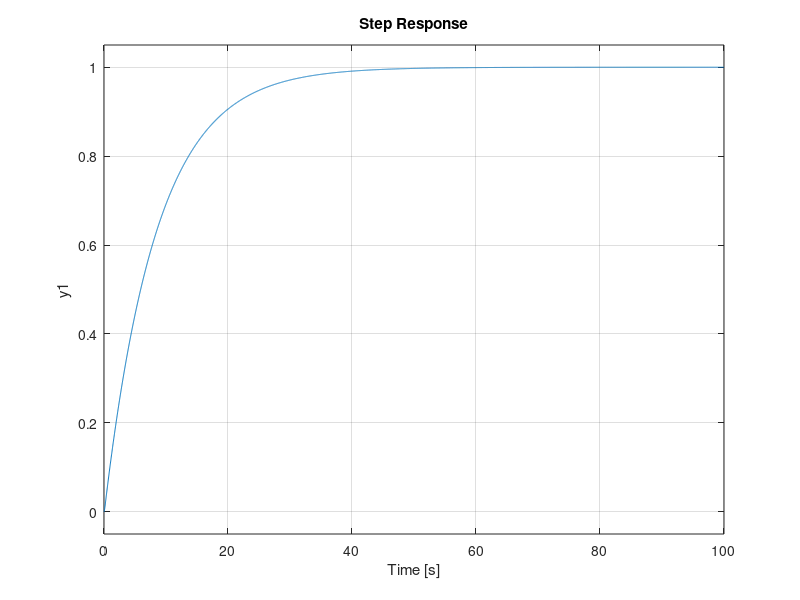
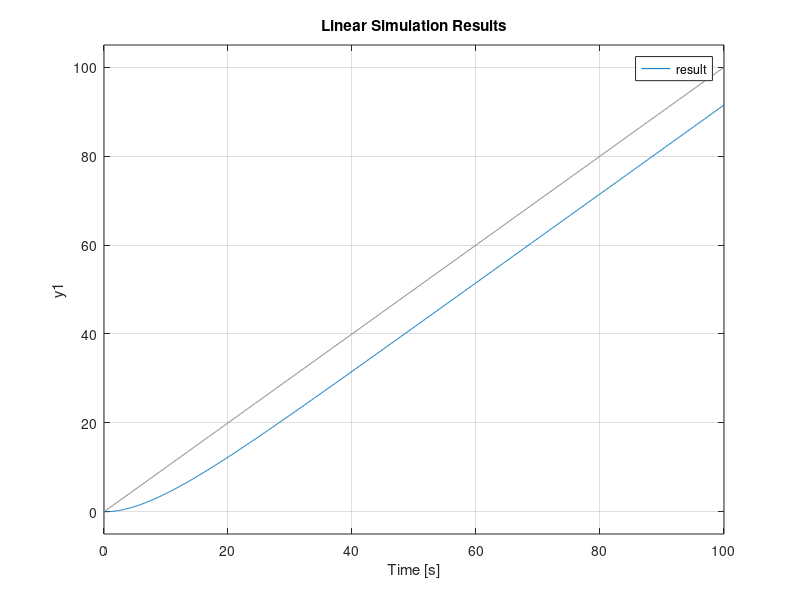

MATLAB code for these plots, in order: (Note: this script raises an error after producing the figures.)
%%

% Author: lucas.gomes and guilherme.oliveira
% Email: lucasgomes.1999@alunos.utfpr.edu.br
% Email: guilherme.1999@alunos.utfpr.edu.br
%
% Calculating the inversor equation transfer 
%

%% Implementation the equation

clc; % Cleaning the command window
clear all; % Cleaning the workspace
close all; % Closing all the others windows

s = tf('s'); % changing s in laplace variable

sys1 = 1/(1*s);
sys2 = 2/(1*s + 3);
sys3 = 3;
sys4 = 4*s;

malha1 = feedback(sys2,sys3);
malha2 = series(sys1,malha1);
malha3 = feedback(malha2,sys4);
result = feedback(malha3,1)
G2 = series(malha3,1)
G3 = series(s,G2)

figure()
step(result,100);

t = 0:0.1:100;

u = t;

figure()
lsim(result,u,t)

% Verificando os dois gráfico, percebemos que quando o tempo tende ao
% infinito a função de tranferência tem um erro 0 na resposta ao degrau (
% pois a função tende ao valor do degrau unitário) e um erro constante na
% resposta a rampa/reta (pois é possível identificar que a função de 
% tranferência fica paralela a reta com uma distância constante), por isso
% do tipo 1.

% degrau unitário
syms s;
[num,den] = tfdata(G2);
Gsimb = poly2sym(cell2mat(num),s)/poly2sym(cell2mat(den),s);

G0 = eval(limit(Gsimb,s,0,'right'));

Kp = 1/(1 + G0)

% Rampa
syms s;
[num,den] = tfdata(G3);
Gsimb = poly2sym(cell2mat(num),s)/poly2sym(cell2mat(den),s);

G0 = eval(limit(Gsimb,s,0,'right'));

Kv = 1/G0

% Os valores batem com os resultados obtidos nos gráficos, pois 
% erro degrau = 0 e 
% erro rampa = 8.5













